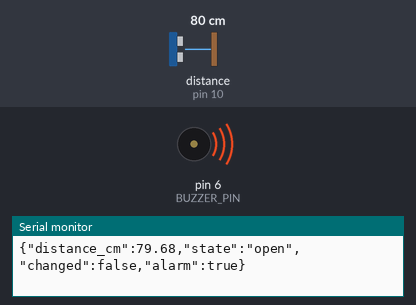
Recording of a sketch running on a simulated Arduino Uno, built with avr-gcc and run on an emulated ATmega328P. Parts: buzzer (waves = sounding, pin HIGH), the last lines printed to the serial monitor. Wiring (inferred from the names in the program): ultrasonic range finder: trigger pin 9; echo pin 10. The test bench sets the inputs (shaded band); at power-on: distance to the obstacle (sensor on pin 10) 80 cm. The echo pulse lasts 58.3 µs per cm; pins used as bus, display or sensor lines are not drawn.

Above: at 1.8 s.
1.9 s: distance to the obstacle (sensor on pin 10) set to 35 cm
At 3.8 s:
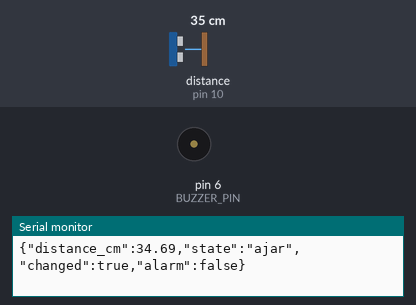
4.5 s: distance to the obstacle (sensor on pin 10) set to 2 cm
At 5.1 s:
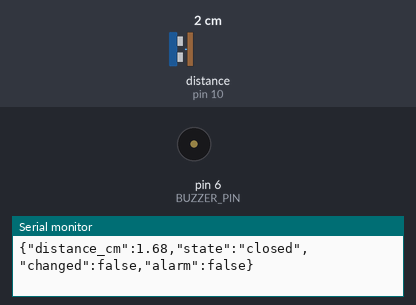
6.5 s: distance to the obstacle (sensor on pin 10) set to 60 cm
At 7.4 s:
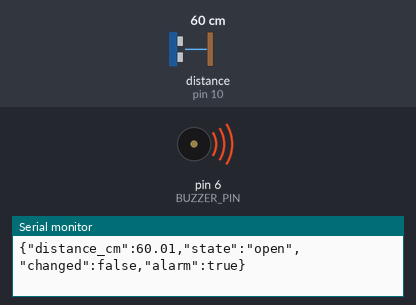
8.0 s: distance to the obstacle (sensor on pin 10) set to 4 cm
At 8.4 s:
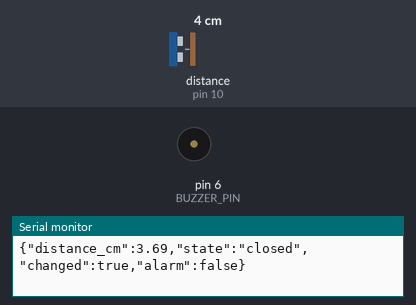
Timing chart, 0 to 10.5 s (numbered marks = the images above; inputs shaded):
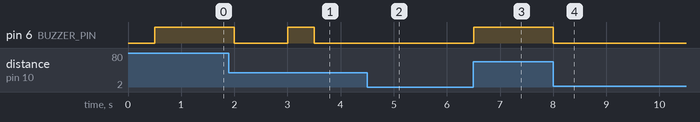

The sketch:

door_monitor.ino
```cpp
// DoorSense HC-SR04 monitoring firmware
// Emits one compact JSON reading every 500 ms over USB serial.

const uint8_t TRIG_PIN = 9;
const uint8_t ECHO_PIN = 10;
const uint8_t BUZZER_PIN = 6;
const float OPEN_THRESHOLD_CM = 35.0;
const float CLOSED_THRESHOLD_CM = 18.0;
const unsigned long SAMPLE_INTERVAL_MS = 500;

unsigned long lastSample = 0;
bool alarmEnabled = true;
String lastState = "unknown";

float readDistanceCm() {
  digitalWrite(TRIG_PIN, LOW);
  delayMicroseconds(2);
  digitalWrite(TRIG_PIN, HIGH);
  delayMicroseconds(10);
  digitalWrite(TRIG_PIN, LOW);

  const unsigned long duration = pulseIn(ECHO_PIN, HIGH, 30000UL);
  if (duration == 0) return -1.0;
  return (duration * 0.0343) / 2.0;
}

String classifyDoor(float distanceCm) {
  if (distanceCm < 0) return "unknown";
  if (distanceCm <= CLOSED_THRESHOLD_CM) return "closed";
  if (distanceCm >= OPEN_THRESHOLD_CM) return "open";
  return "ajar";
}

void setup() {
  pinMode(TRIG_PIN, OUTPUT);
  pinMode(ECHO_PIN, INPUT);
  pinMode(BUZZER_PIN, OUTPUT);
  digitalWrite(BUZZER_PIN, LOW);
  Serial.begin(115200);
}

void loop() {
  if (millis() - lastSample < SAMPLE_INTERVAL_MS) return;
  lastSample = millis();

  const float distance = readDistanceCm();
  const String state = classifyDoor(distance);
  const bool changed = state != lastState;
  lastState = state;

  const bool alarm = alarmEnabled && state == "open";
  digitalWrite(BUZZER_PIN, alarm ? HIGH : LOW);

  Serial.print("{\"distance_cm\":");
  Serial.print(distance, 2);
  Serial.print(",\"state\":\"");
  Serial.print(state);
  Serial.print("\",\"changed\":");
  Serial.print(changed ? "true" : "false");
  Serial.print(",\"alarm\":");
  Serial.print(alarm ? "true" : "false");
  Serial.println("}");
}
```

Measured:
- after the input at 1.9 s, pin 6 (BUZZER_PIN): HIGH → LOW after 0.10 s, → HIGH 1.0 s later, → LOW 0.50 s later
- after the input at 4.5 s, pin 6 (BUZZER_PIN): stays LOW (without the input it goes to HIGH after 0.00 s)
- after the input at 6.5 s, pin 6 (BUZZER_PIN): LOW → HIGH at once
- after the input at 8.0 s, pin 6 (BUZZER_PIN): HIGH → LOW at once
